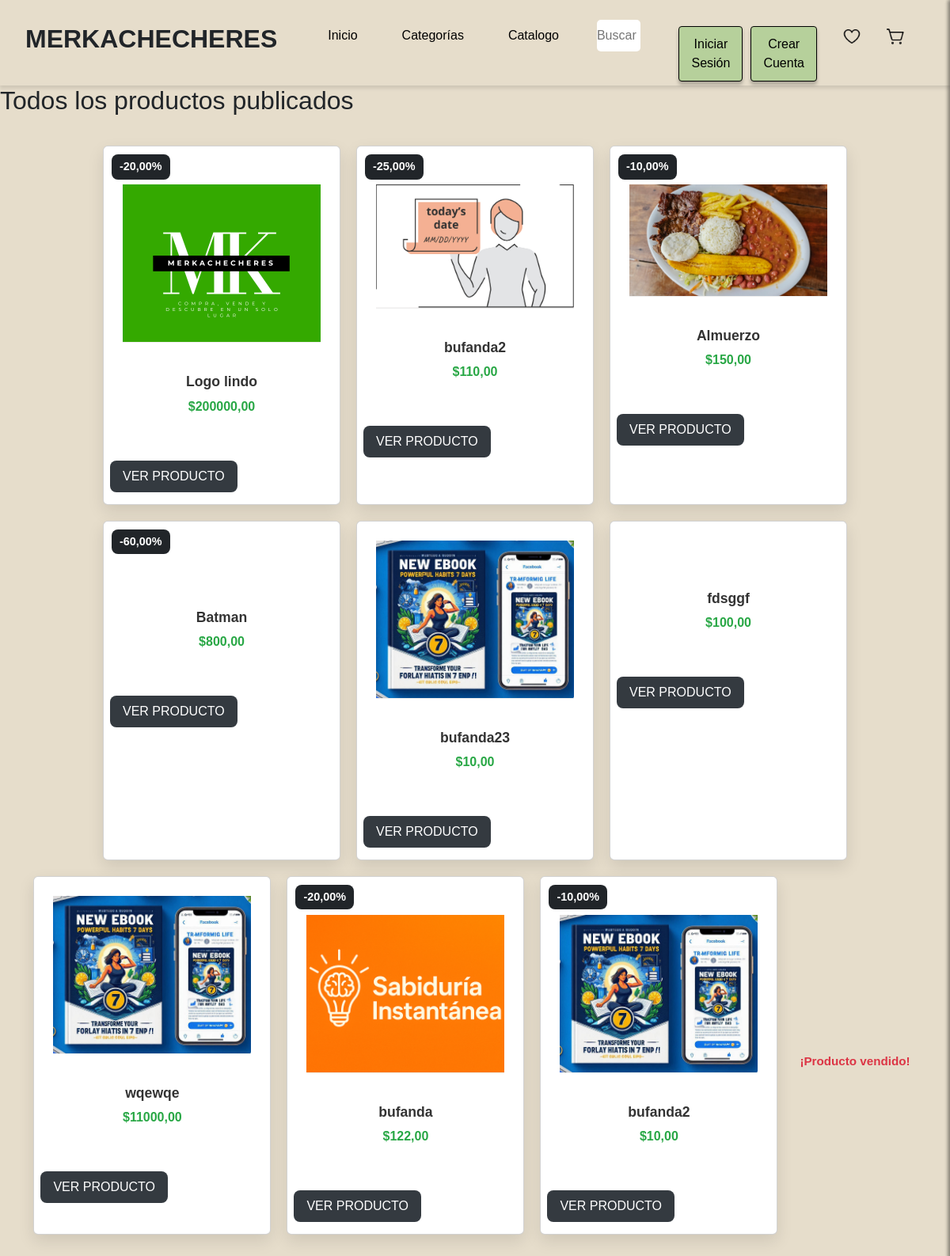
Page /todos-los-productos/ on the earlier database version.
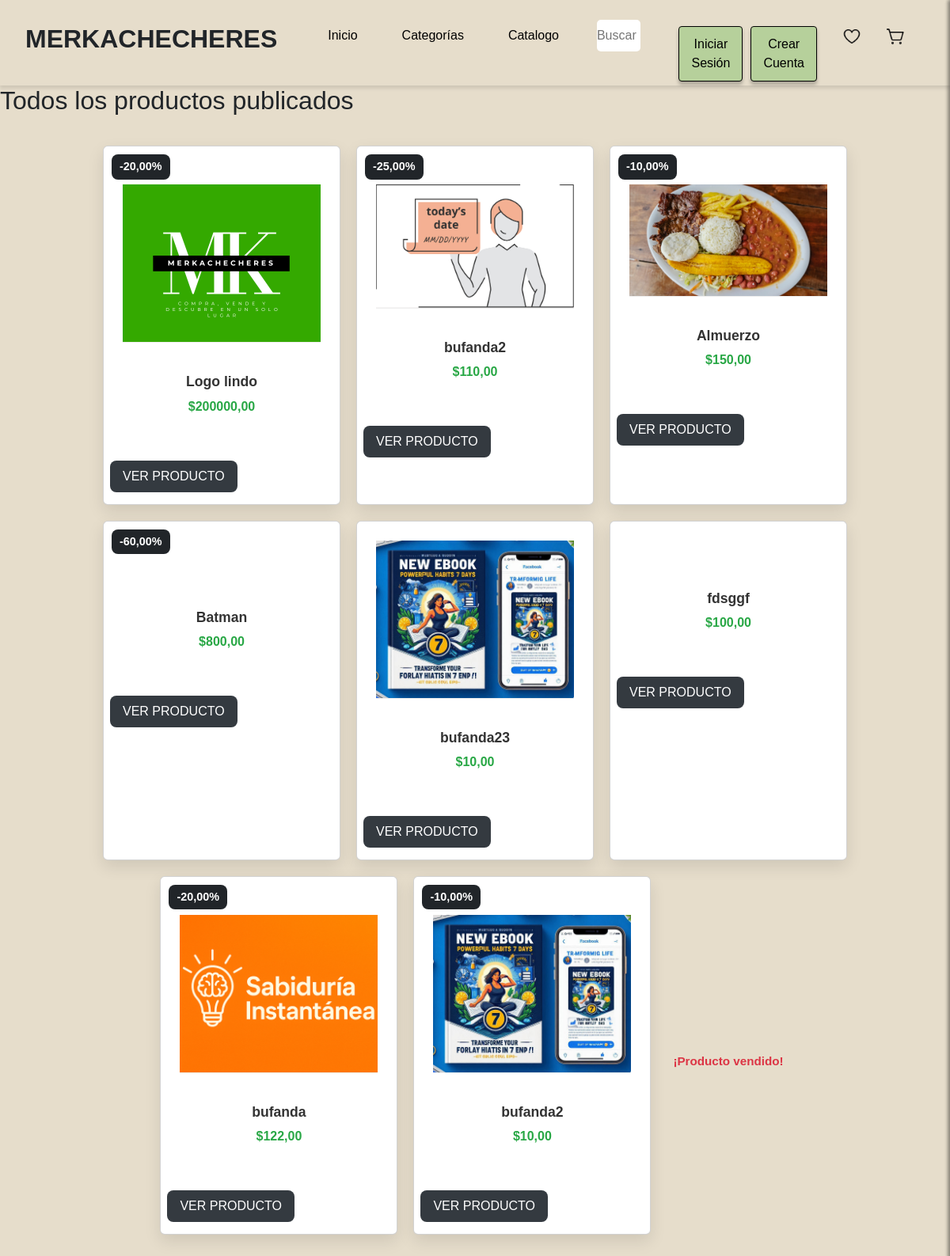
Same page on the later database version.
### merkachecheres/models.py (models this page shows, shortened)
class Producto(models.Model):
    titulo = models.CharField(max_length=255)
    precio = models.DecimalField(max_digits=10, decimal_places=2, default=0.0)
    descuento = models.DecimalField(max_digits=5, decimal_places=2, null=True, blank=True)
    dimensiones = models.CharField(max_length=100, null=True, blank=True)
    stock = models.IntegerField()
    marca = models.CharField(max_length=100, null=True, blank=True)
    vendedor = models.ForeignKey(
        Usuario,
        on_delete=models.CASCADE,
        related_name='productos',
        null=True,  # Permitir valores nulos temporalmente
        blank=True  # Permitir que el formulario no requiera este campo
    )
    categoria = models.ForeignKey(Categoria, on_delete=models.SET_NULL, null=True, blank=True)
    descripcion = models.TextField()
    fecha_publicacion = models.DateTimeField(auto_now_add=True)

class ImagenProducto(models.Model):
    producto = models.ForeignKey(Producto, on_delete=models.CASCADE, related_name='imagenes')
    imagen = models.ImageField(upload_to='productos/imagenes', validators=[validar_extension_imagen])

### merkachecheres/views.py (the view)
# urls.py: path('todos-los-productos/', views.todos_los_productos, name='todos_los_productos'),
def todos_los_productos(request):
    productos = Producto.objects.all().order_by('-fecha_publicacion')
    carrito = request.session.get('carrito', {})
    usuario = None
    if request.session.get('validar'):
        usuario_id = request.session['validar']['id']
        usuario = Usuario.objects.get(id=usuario_id)
    total_cantidad = len(carrito)
    return render(request, 'todos_los_productos.html', {
        'productos': productos,
        'carrito': carrito,
        'usuario': usuario,
        'total_cantidad': total_cantidad,
    })

### merkachecheres/templates/todos_los_productos.html (shortened to what the changed rows need)
{% extends "base.html" %}
{% block content %}
{% load static %}
<!DOCTYPE html>
<html lang="en">
<head>
    <link rel="stylesheet" href="{% static 'css/carrito.css' %}">
    <link rel="stylesheet" href="{% static 'css/producto.css' %}">
    <link rel="stylesheet" href="{% static 'css/styleguide.css' %}">
    <link rel="stylesheet" href="{% static 'css/styleguide.css' %}">
    <link rel="stylesheet" href="{% static 'css/user-sidebar.css' %}">
    <link href="https://cdn.jsdelivr.net/npm/bootstrap@5.3.3/dist/css/bootstrap.min.css" rel="stylesheet"
>
    <link rel="stylesheet" href="scripts.js">
    <link href="https://cdn.jsdelivr.net/npm/bootstrap@5.3.0-alpha3/dist/css/bootstrap.min.css" rel="stylesheet">
    <link rel="stylesheet" href="https://cdnjs.cloudflare.com/ajax/libs/font-awesome/6.5.0/css/all.min.css">
</head>
<body>
    {% include 'user_sidebar.html' %}
    <main>
        <h2>Todos los productos publicados</h2>
        <div class="wrapper flex-wrap" style="display: flex; justify-content: center; gap: 20px; flex-wrap: wrap;">
            {% for producto in productos %}
                <div class="card">
                    {% if producto.descuento %}
                    <br>
                        <span class="off bg-dark">-{{ producto.descuento }}%</span>
                    {% endif %}
                    <div class="text-center p-4">
                        <a href="{% url 'producto' producto.id %}">
                            <img src="{{ producto.imagenes.first.imagen.url }}" width="300" class="main-image">
                        </a>
                    </div>
                    <div class="about text-center">
                        <h6>{{ producto.titulo }}</h6>
                        <span>${{ producto.precio }}</span>
                    </div>
                    <div class="cart-button mt-3 px-2 d-flex justify-content-between align-items-center">
                        <button class="btn btn-dark text-uppercase"
                            onclick="window.location.href='{% url 'producto' producto.id %}'">
                            Ver producto
                        </button>
                    </div>
                </div>
            {% empty %}
                <p>No hay productos publicados.</p>
            {% endfor %}
        </div>
        {% endblock %}

Differences in the rows shown:
removed Producto: imagenes.first.imagen (picture), titulo "wqewqe", precio "11000,00"
